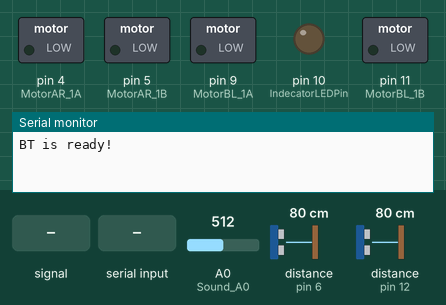
Bench run of a sketch on a simulated Arduino Uno, built with avr-gcc and run on an emulated ATmega328P. Parts: switched loads named in the sketch (green lamp = pin HIGH), output pins drawn as LEDs (lit = HIGH), the last lines printed to the serial monitor. The inputs (shaded band) are chosen by the test bench; at power-on: distance to the obstacle (sensors on pin 6, pin 12) 80 cm, A0 (Sound_A0) = 512. The echo pulse lasts 58.3 µs per cm.

Above: at 1.2 s.
1.3 s: A0 (Sound_A0) fed a 200 Hz sine of ±460 counts around its level
At 1.7 s:
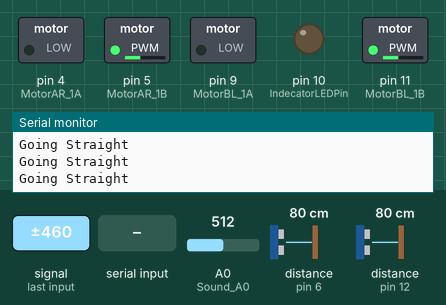
2.8 s: distance to the obstacle (sensor on pin 6) set to 32 cm
4.3 s: distance to the obstacle (sensor on pin 6) set to 27 cm
At 5.2 s:
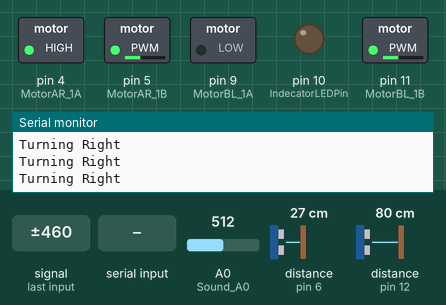
5.8 s: "R\n" received over the second serial link
At 6.4 s:
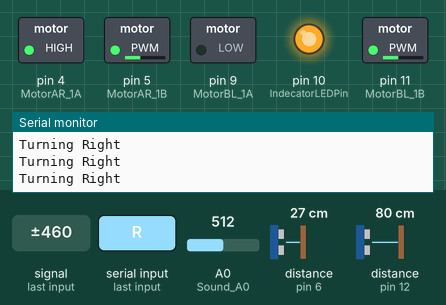
7.3 s: distance to the obstacle (sensor on pin 6) set to 35 cm
At 7.7 s:
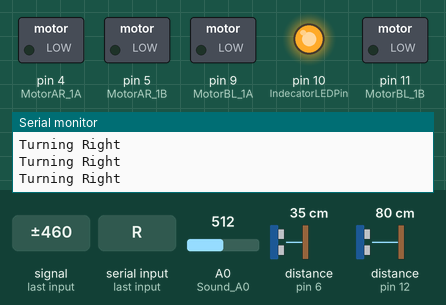
8.8 s: "f\n" received over the second serial link
At 9.5 s:
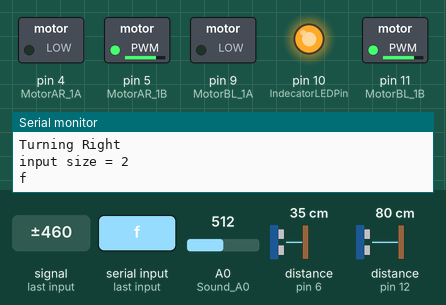
Timing chart, 0 to 11.3 s (numbered marks = the images above; inputs shaded):
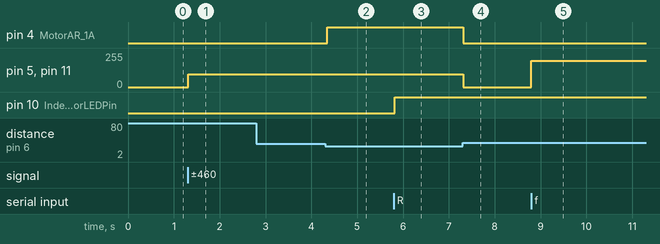

Measured:
- the behaviour switches between 30 and 29 cm on distance to the obstacle (sensor on pin 6) (found by bisection; images 1 and 2)
- after the input at 1.3 s, pin 5 (MotorAR_1B), pin 11 (MotorBL_1B): 0/255 → 96/255 at once
- after the input at 4.3 s, pin 4 (MotorAR_1A): LOW → HIGH after 0.05 s
- after the input at 5.8 s, pin 10 (IndecatorLEDPin): LOW → HIGH at once
- after the input at 7.3 s, pin 4 (MotorAR_1A): HIGH → LOW at once; pin 5 (MotorAR_1B), pin 11 (MotorBL_1B): 96/255 → 0/255 at once
- after the input at 8.8 s, pin 5 (MotorAR_1B), pin 11 (MotorBL_1B): 0/255 → 196/255 at once

The sketch:

Final_project_106033233.ino
```cpp
#include <Arduino_FreeRTOS.h>
#include <NewPing.h>
#include <SoftwareSerial.h>
#include <Wire.h>

// Bluetooth
#define BlueToothRecvPin 2
#define BlueToothSendPin 3
#define IndecatorLEDPin 10
SoftwareSerial BT(BlueToothRecvPin, BlueToothSendPin); // 接收腳, 傳送腳
char val;  // 儲存接收資料的變數
enum Mode{Auto, Remote};
Mode current_mode = Mode::Auto;

// Ultrasonic
#define UltraSonicMaxDis 200
#define TrigPinR 13                 //Trig Pin of right ultrasonic detector
#define EchoPinR 12                 //Echo Pin of right ultrasonic detector
#define TrigPinL 7                 //Trig Pin of left ultrasonic detector
#define EchoPinL 6                 //Echo Pin of left ultrasonic detector
#define SafeDis 30

enum UtltraSonic{D_Right, D_Left};
NewPing sonarR(TrigPinR, EchoPinR, UltraSonicMaxDis);
NewPing sonarL(TrigPinL, EchoPinL, UltraSonicMaxDis);

// Sound Detection
#define Sound_A0 A0                //0687A sound detector' A0 pin correspond to A0 on UNO board
#define Sound_Threshold 200
bool is_start = false;

//Motors
//Right Side
//Motor A on right hand side: pin 8
#define MotorAR_1A 4 // Digital Pin, control directions, HIGH: Back, LOW: Forward
#define MotorAR_1B 5 // Analog pin, control speed
//Left Side
#define MotorBL_1A 9 // Digital Pin, control directions, HIGH: Back, LOW: Forward
#define MotorBL_1B 11 // Analog pin, control speed

enum Direction{Forward, Left, Right, Back, Stop};

Direction current_dir = Direction::Stop;

void bluetooth_init(){
    Serial.println("BT is ready!");
    BT.begin(9600);
    pinMode(IndecatorLEDPin, OUTPUT);
}

void timer_init(){
  noInterrupts(); // atomic access to timer reg.
  TCCR1A = 0;    TCCR1B = 0;    TCNT1 = 0;
  TCCR1B |= (1 << WGM12); // turn on CTC mode
  TCCR1B |= (1<<CS12) | (1<<CS10); // 1024 prescaler
  OCR1A = 50;  // give 0.5 sec at 16 MHz/1024
//  OCR1A = 20000;  // give 0.5 sec at 16 MHz/1024

  TIMSK1 |= (1<<OCIE1A); // enable timer compare int.
  sei(); // enable all interrupts
}

void usonic_init(){
  pinMode(TrigPinR, OUTPUT);
  pinMode(EchoPinR, INPUT);
  pinMode(TrigPinL, OUTPUT);
  pinMode(EchoPinL, INPUT);
}

void motors_init(){
  pinMode(MotorAR_1A,OUTPUT);
  pinMode(MotorAR_1B,OUTPUT);
  pinMode(MotorBL_1A,OUTPUT);
  pinMode(MotorBL_1B,OUTPUT);
}

void sound_det_init(){
  pinMode(Sound_A0, INPUT);
}

void get_bt_msg(){
  if (Serial.available()) {
    val = Serial.read();
    BT.print(val);
  }

  // 若收到藍牙模組的資料，則送到「序列埠監控視窗」
  if (BT.available()) {
    val = BT.read();
    Serial.print(val);
  }
}

int get_dis(UtltraSonic det){
  long duration, cm, inches;

  switch(det){
    case UtltraSonic::D_Right:
//      digitalWrite(TrigPinR, LOW);
//      delayMicroseconds(5);
//      digitalWrite(TrigPinR, HIGH);     // 給 Trig 高電位，持續 10微秒
//      delayMicroseconds(10);
//      digitalWrite(TrigPinR, LOW);
//
//      duration = pulseIn(EchoPinR, HIGH);   // 收到高電位時的時間
        cm = sonarR.ping_cm();
        break;
    case UtltraSonic::D_Left:
//      digitalWrite(TrigPinL, LOW);
//      delayMicroseconds(5);
//      digitalWrite(TrigPinL, HIGH);     // 給 Trig 高電位，持續 10微秒
//      delayMicroseconds(10);
//      digitalWrite(TrigPinL, LOW);
//
//      duration = pulseIn(EchoPinL, HIGH);   // 收到高電位時的時間

        cm = sonarL.ping_cm();
        break;
  }

//  cm = (duration/2) / 29.1;         // 將時間換算成距離 cm 或 inch
//  inches = (duration/2) / 74;

//  Serial.print("Distance : ");
//  Serial.print(cm);
//  Serial.print("cm");
//  Serial.println();

//  delay(250);
  return cm;
}

void move(Direction dir, int speed){
  switch(dir){
    case Direction::Forward:
      digitalWrite(MotorAR_1A, LOW);
      analogWrite(MotorAR_1B, speed);
      digitalWrite(MotorBL_1A, LOW);
      analogWrite(MotorBL_1B, speed);
      break;

    case Direction::Back:
      digitalWrite(MotorAR_1A, HIGH);
      analogWrite(MotorAR_1B, speed);
      digitalWrite(MotorBL_1A, HIGH);
      analogWrite(MotorBL_1B, speed);
      break;

    case Direction::Right:
      digitalWrite(MotorAR_1A, HIGH);
      analogWrite(MotorAR_1B, speed);
      digitalWrite(MotorBL_1A, LOW);
      analogWrite(MotorBL_1B, speed);
      break;

   case Direction::Left:
      digitalWrite(MotorAR_1A, LOW);
      analogWrite(MotorAR_1B, speed);
      digitalWrite(MotorBL_1A, HIGH);
      analogWrite(MotorBL_1B, speed);
      break;

    case Direction::Stop:
      digitalWrite(MotorAR_1A, LOW);
      analogWrite(MotorAR_1B, 0);
      digitalWrite(MotorBL_1A, LOW);
      analogWrite(MotorBL_1B, 0);
      break;
  }
}

int sound_det(){
  int snd = analogRead(Sound_A0);
  return snd;
}

void on_off(){
  if(sound_det() < Sound_Threshold){
//    if(is_start){is_start = false;}
//    else{is_start = true;}
    is_start = true;
  }
}

ISR(TIMER1_COMPA_vect) { // Timer1 ISR
//    Serial.print("ISR\n");
  byte cmmd[20];
  char cmmd_c[20];
  int insize;
  if ((insize=(BT.available()))>0){
       Serial.print("input size = ");
       Serial.println(insize);
       for (int i=0; i<insize; i++){
         cmmd[i]=char(BT.read());
         cmmd_c[i] = (char)cmmd[i];
         Serial.print(cmmd_c[i]);
         Serial.print("\n");
       }

       switch (cmmd_c[0]) {
        case 'A':
          current_mode = Mode::Auto;
          current_dir = Direction::Stop;
          digitalWrite(IndecatorLEDPin, LOW);
          break;

        case 'R':
          current_mode = Mode::Remote;
          current_dir = Direction::Stop;
          digitalWrite(IndecatorLEDPin, HIGH);
          break;

        case 'f':
          if(current_mode == Mode::Remote){current_dir = Direction::Forward;}
          break;

        case 'b':
          if(current_mode == Mode::Remote){current_dir = Direction::Back;}
          break;

        case 'r':
          if(current_mode == Mode::Remote){current_dir = Direction::Right;}
          break;

        case 'l':
          if(current_mode == Mode::Remote){current_dir = Direction::Left;}
          break;

        case 's':
          if(current_mode == Mode::Remote){current_dir = Direction::Stop;}
          break;

        case 'x':
          is_start = false;
          break;
    }
  }
}

void test_motors(){
  Serial.print("Forward\n");
  move(Direction::Forward, 225);
  delay(5000);

  Serial.print("Stop\n");
  move(Direction::Stop, 0);
  delay(3000);

  Serial.print("Back\n");
  move(Direction::Back, 128);
  delay(5000);

  Serial.print("Stop\n");
  move(Direction::Stop, 0);
  delay(3000);
}

void sound_det_test(){
  Serial.print("Sound: ");
  Serial.println(sound_det());
  delay(10);
}

void start_auto_car(){
//  for(;;){
    if(current_mode != Mode::Auto || !is_start) return;

    const int speed = 96;
    int r_dis = get_dis(UtltraSonic::D_Right);
    int l_dis = get_dis(UtltraSonic::D_Left);

    if(r_dis < SafeDis && l_dis < SafeDis){
      if(r_dis <= l_dis){
        while(get_dis(UtltraSonic::D_Right) < SafeDis || get_dis(UtltraSonic::D_Left) < SafeDis){
          Serial.println("Turning Left");
          move(Direction::Left, speed);
          delay(5);
        }
        move(Direction::Stop, 0);
      }else{
        while(get_dis(UtltraSonic::D_Left) < SafeDis || get_dis(UtltraSonic::D_Right) < SafeDis){
          Serial.println("Turning Right");
          move(Direction::Right, speed);
          delay(5);
        }
        move(Direction::Stop, 0);
      }
    }else if(r_dis < SafeDis){
      while(get_dis(UtltraSonic::D_Right) < SafeDis || get_dis(UtltraSonic::D_Left) < SafeDis){
        Serial.println("Turning Left");
        move(Direction::Left, speed);
        delay(5);
      }
      move(Direction::Stop, 0);
    }else if(l_dis < SafeDis){
      while(get_dis(UtltraSonic::D_Left) < SafeDis || get_dis(UtltraSonic::D_Right) < SafeDis){
        Serial.println("Turning Right");
        move(Direction::Right, speed);
        delay(5);
      }
      move(Direction::Stop, 0);
    }else{
      Serial.println("Going Straight");
      move(Direction::Forward, speed);
      delay(50);
    }
//  }
}

void start_remote_car(){
//  for(;;){
    if(current_mode != Mode::Remote || !is_start) return;

    switch (current_dir) {
      case Direction::Forward:
        move(Direction::Forward, 196);
        break;

      case Direction::Back:
        move(Direction::Back, 128);
        break;

      case Direction::Right:
        move(Direction::Right, 128);
        break;

      case Direction::Left:
        move(Direction::Left, 128);
        break;

      case Direction::Stop:
        move(Direction::Stop, 0);
        break;

      default:
        move(Direction::Stop, 0);
        break;
    }
//  }
}

void mainTask(void *pvParameters){
  for(;;){
    on_off();
    start_remote_car();
    start_auto_car();
  }
}

void setup() {
  Serial.begin (9600);             // Serial Port begin
  bluetooth_init();
  timer_init();
  usonic_init();
  motors_init();
  sound_det_init();

  xTaskCreate(mainTask, "MainTask", 256, NULL, 5, NULL);
//  vTaskStartScheduler();
}

void loop() {
  // put your main code here, to run repeatedly:
//  test_motors();
//  sound_det_test();

//  Serial.print("Right: ");
//  get_dis(UtltraSonic::D_Right);
//  Serial.print("Left: ");
//  get_dis(UtltraSonic::D_Left);
//  delay(250);
//   mainTask();
}
```
